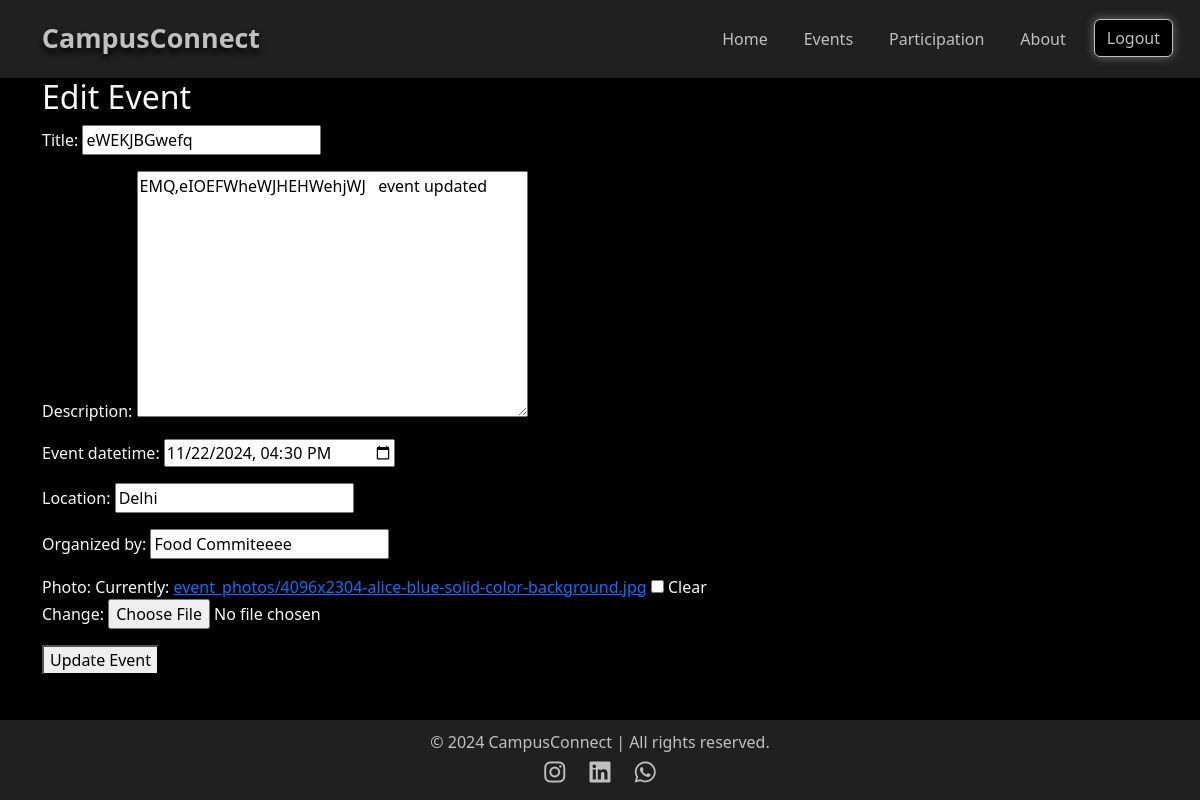
The page /update/6/ (signed in) on the database its author committed.
### events/models.py (models this page shows, shortened)
class Event(models.Model):
    title = models.CharField(max_length=100)
    description = models.TextField()
    event_datetime = models.DateTimeField()
    location = models.CharField(max_length=200)
    photo = models.ImageField(upload_to='event_photos/', blank=True, null=True)
    organized_by = models.CharField(max_length=100, default="Unknown")
    user = models.ForeignKey(User, on_delete=models.CASCADE)
    is_approved = models.BooleanField(default=False)

### events/views.py (the view)
# urls.py: path('update/<int:event_id>/', views.update_event, name='update_event'),
@login_required
def update_event(request, event_id):
    event = get_object_or_404(Event, id=event_id)
    if event.user != request.user:
        raise Http404("You are not allowed to edit this event.")
    if request.method == 'POST':
        form = EventForm(request.POST, request.FILES, instance=event)
        if form.is_valid():
            updated_event = form.save()
            send_event_update_notification(updated_event)
            messages.success(request, "Event updated successfully! An admin has been notified of the changes.")
            return redirect('events')
    else:
        form = EventForm(instance=event)
    return render(request, 'update_event.html', {'form': form})

### events/forms.py (shortened to what this page needs)
class EventForm(forms.ModelForm):
    class Meta:
        model = Event
        fields = ['title', 'description', 'event_datetime', 'location', 'organized_by', 'photo']
        widgets = {
            'event_datetime': forms.DateTimeInput(attrs={'type': 'datetime-local'}),
        }

### events/templates/update_event.html (shortened to what this page needs)
{% extends 'layout.html' %}
{% block content %}
<h2>Edit Event</h2>
<form method="POST">
    {{ form.as_p }}
    <button type="submit">Update Event</button>
</form>
{% endblock %}

### templates/layout.html (style rules this page uses)
body { background-color: #000000; color: #f8f9fa; min-height: 100vh; display: flex; flex-direction: column; }

### rows shown on the page
Event: title "eWEKJBGwefq", description "EMQ,eIOEFWheWJHEHWehjWJ event updated", event_datetime "11/22/2024 16:30", location "Delhi", organized_by "Food Commiteeee"
